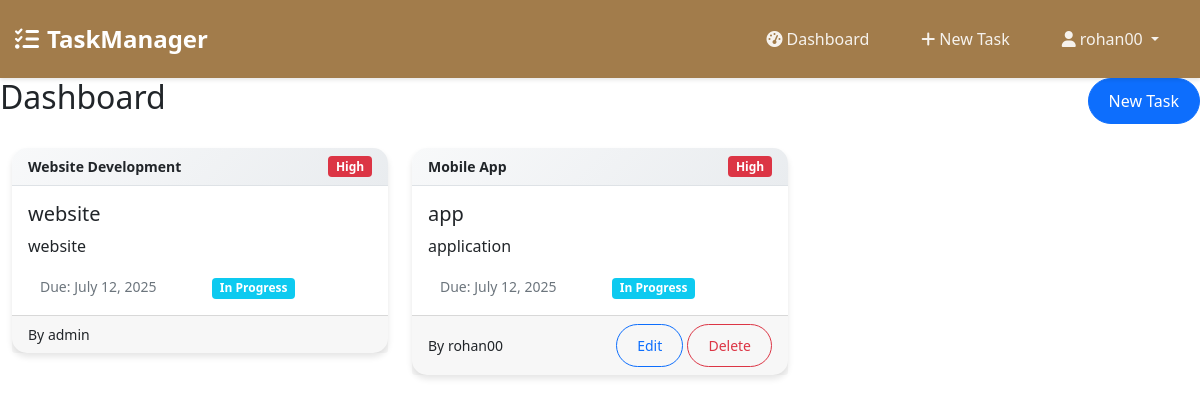
Page /dashboard/ (signed in) on the committed database.
### tasks/models.py (models this page shows, shortened)
class Task(models.Model):
    PRIORITY_CHOICES = [
        ('low', 'Low'),
        ('medium', 'Medium'),
        ('high', 'High'),
    ]
    STATUS_CHOICES = [
        ('pending', 'Pending'),
        ('in_progress', 'In Progress'),
        ('completed', 'Completed'),
    ]
    title = models.CharField(max_length=200)
    description = models.TextField()
    due_date = models.DateField()
    priority = models.CharField(max_length=10, choices=PRIORITY_CHOICES, default='medium')
    status = models.CharField(max_length=20, choices=STATUS_CHOICES, default='pending')
    project = models.ForeignKey(Project, on_delete=models.CASCADE)
    created_by = models.ForeignKey(User, on_delete=models.CASCADE)
    created_at = models.DateTimeField(auto_now_add=True)

class Project(models.Model):
    name = models.CharField(max_length=100)
    description = models.TextField(blank=True)
    created_at = models.DateTimeField(auto_now_add=True)

### tasks/views.py (the view)
# urls.py: path('dashboard/', views.dashboard, name='dashboard'),
@login_required
def dashboard(request):
    tasks = Task.objects.all()
    projects = Project.objects.all()
    return render(request, 'dashboard.html', {'tasks': tasks, 'projects': projects})

### templates/dashboard.html
{% extends 'base.html' %}
{% block content %}
<div class="d-flex justify-content-between align-items-center mb-4">
    <h2>Dashboard</h2>
    <a href="{% url 'create_task' %}" class="btn btn-primary">New Task</a>
</div>
<div class="row">
    {% for task in tasks %}
        <div class="col-md-6 col-lg-4 mb-3">
            <div class="card">
                <div class="card-header d-flex justify-content-between">
                    <small>{{ task.project.name }}</small>
                    <span class="badge bg-{% if task.priority == 'high' %}danger{% elif task.priority == 'medium' %}warning{% else %}secondary{% endif %}">
                        {{ task.get_priority_display }}
                    </span>
                </div>
                <div class="card-body">
                    <h5 class="card-title">{{ task.title }}</h5>
                    <p class="card-text">{{ task.description|truncatewords:10 }}</p>
                    <div class="row">
                        <div class="col-6">
                            <small class="text-muted">Due: {{ task.due_date }}</small>
                        </div>
                        <div class="col-6">
                            <span class="badge bg-{% if task.status == 'completed' %}success{% elif task.status == 'in_progress' %}info{% else %}secondary{% endif %}">
                                {{ task.get_status_display }}
                            </span>
                        </div>
                    </div>
                </div>
                <div class="card-footer">
                    <div class="d-flex justify-content-between align-items-center">
                        <small>By {{ task.created_by.username }}</small>
                        <div>
                            {% if user.is_superuser or user == task.created_by %}
                                <a href="{% url 'edit_task' task.id %}" class="btn btn-sm btn-outline-primary">Edit</a>
                                <a href="{% url 'delete_task' task.id %}" class="btn btn-sm btn-outline-danger"
                                   onclick="return confirm('Delete this task?')">Delete</a>
                            {% endif %}
                        </div>
                    </div>
                </div>
            </div>
        </div>
    {% empty %}
        <div class="col-12">
            <div class="alert alert-info text-center">
                No tasks found. <a href="{% url 'create_task' %}">Create your first task</a>
            </div>
        </div>
    {% endfor %}
</div>
{% endblock %}

### templates/base.html (shortened to what this page needs)
<!DOCTYPE html>
<html lang="en">
<head>
    <link href="https://cdn.jsdelivr.net/npm/bootstrap@5.1.3/dist/css/bootstrap.min.css" rel="stylesheet">
    <link href="https://cdnjs.cloudflare.com/ajax/libs/font-awesome/6.0.0/css/all.min.css" rel="stylesheet">
</head>
<body>
    <nav class="navbar navbar-expand-lg navbar-dark">
        <div class="container">
            <a class="navbar-brand" href="{% url 'home' %}">
                <i class="fas fa-tasks me-2"></i>TaskManager
            </a>
            <div class="collapse navbar-collapse" id="navbarNav">
                <ul class="navbar-nav ms-auto">
                    {% if user.is_authenticated %}
                        <li class="nav-item">
                            <a class="nav-link" href="{% url 'dashboard' %}">
                                <i class="fas fa-tachometer-alt me-1"></i>Dashboard
                            </a>
                        </li>
                        <li class="nav-item">
                            <a class="nav-link" href="{% url 'create_task' %}">
                                <i class="fas fa-plus me-1"></i>New Task
                            </a>
                        </li>
                        <li class="nav-item dropdown">
                            <a class="nav-link dropdown-toggle" href="#" id="navbarDropdown" role="button" data-bs-toggle="dropdown">
                                <i class="fas fa-user me-1"></i>{{ user.username }}
                            </a>
                        </li>
                    {% endif %}
                </ul>
            </div>
        </div>
    </nav>
    <main>
        {% block content %}
        {% endblock %}
    </main>
</body>
</html>

### templates/base.html (style rules this page uses)
html, body { overflow-x: hidden; max-width: 100%; }
.container { max-width: 100%; padding-left: 15px; padding-right: 15px; }
.row { margin-left: 0; margin-right: 0; }
.navbar { background: #a27c4b !important; box-shadow: 0 2px 4px rgba(0,0,0,0.1); padding: 1rem 0; }
.navbar-brand { font-weight: bold; font-size: 1.5rem; color: white !important; }
.navbar-nav .nav-link { color: rgba(255,255,255,0.9) !important; font-weight: 500; margin: 0 10px; padding: 8px 16px !important; border-radius: 20px; transition: all 0.3s ease; }
.card { border-radius: 15px; box-shadow: 0 4px 6px rgba(0, 0, 0, 0.1); margin-bottom: 20px; border: none; }
.card-header { background: linear-gradient(135deg, #f8f9fa 0%, #e9ecef 100%); border-bottom: 1px solid #dee2e6; border-radius: 15px 15px 0 0 !important; font-weight: 600; }
.btn { border-radius: 25px; font-weight: 500; padding: 10px 20px; transition: all 0.3s ease; }

### rows in the picture
Task: project.name "Website Development", priority "High", title "website", description "website", due_date "July 12, 2025", status "In Progress", created_by.username "admin"
Task: project.name "Mobile App", priority "High", title "app", description "application", due_date "July 12, 2025", status "In Progress", created_by.username "rohan00", shows "Edit"

### other values in the picture
{{ user.username }} "rohan00"
